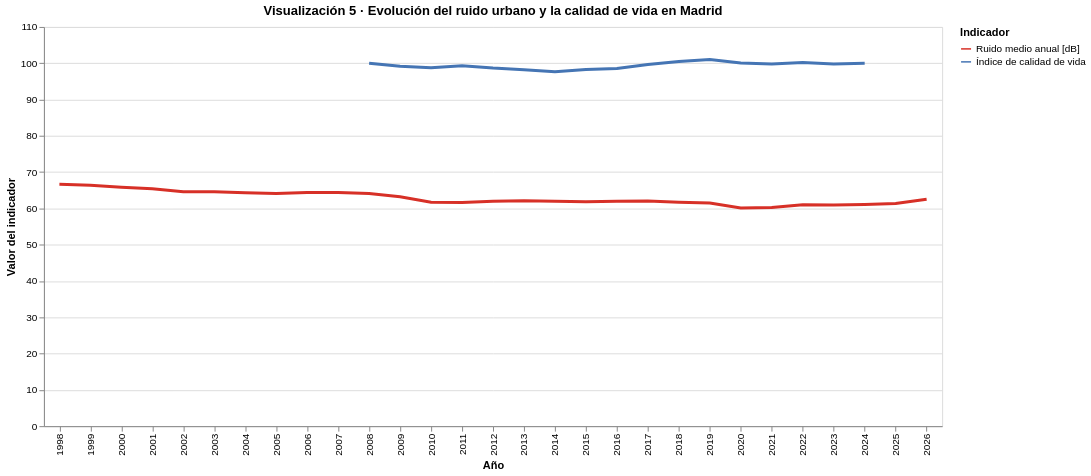

Source (notebook cell):
### Markdown cell above
🔴 Línea roja → Ruido medio anual [dB]
🔵 Línea azul → Índice de calidad de vida

* La Visualización 5 muestra de forma conjunta la evolución del ruido urbano y la percepción agregada de la calidad de vida. 
* La línea roja representa el nivel medio anual de ruido, mientras que la línea azul corresponde al índice de calidad de vida.
* La comparación temporal permite contextualizar el ruido como un factor ambiental que influye indirectamente en la experiencia urbana y el bienestar percibido.

### Code cell
# =========================================================
# VISUALIZACIÓN 5 · RUIDO y CALIDAD DE VIDA (ALTO NIVEL)
# =========================================================

# ---------------------------------------------------------
# 1. RUIDO MEDIO ANUAL (Madrid)
# ---------------------------------------------------------
df_ruido_anual = (
    df_02_cont_acustic
    .dropna(subset=["laeq"])
    .groupby("year", as_index=False)
    .agg(
        ruido_medio=("laeq", "mean")
    )
)

df_ruido_anual["Indicador"] = "Ruido medio anual [dB]"
df_ruido_anual = df_ruido_anual.rename(columns={"ruido_medio": "valor"})

# ---------------------------------------------------------
# 2. CALIDAD DE VIDA (Madrid / Total Nacional)
# ---------------------------------------------------------
df_calidad_vida = (
    df_07_Q_vida
    .query("CCAA == 'Total Nacional'")   # usar 'Madrid' si existe
    .drop(columns=["CCAA"])
    .melt(var_name="year", value_name="valor")
)

df_calidad_vida["year"] = df_calidad_vida["year"].astype(int)
df_calidad_vida["Indicador"] = "Índice de calidad de vida"

# ---------------------------------------------------------
# 3. DATASET COMBINADO (FORMATO LARGO)
# ---------------------------------------------------------
df_ruido_calidad_long = pd.concat(
    [df_ruido_anual[["year", "valor", "Indicador"]],
     df_calidad_vida[["year", "valor", "Indicador"]]],
    ignore_index=True
)

# ---------------------------------------------------------
# 4. VISUALIZACIÓN FINAL CON LEYENDA + INTERACTIVIDAD
# ---------------------------------------------------------
visualizacion_5 = (
    alt.Chart(df_ruido_calidad_long)
    .mark_line(strokeWidth=3)
    .encode(
        x=alt.X("year:O", title="Año"),
        y=alt.Y("valor:Q", title="Valor del indicador"),
        color=alt.Color(
            "Indicador:N",
            title="Indicador",
            scale=alt.Scale(
                domain=[
                    "Ruido medio anual [dB]",
                    "Índice de calidad de vida"
                ],
                range=["#d73027", "#4575b4"]  # rojo / azul
            )
        ),
        tooltip=[
            alt.Tooltip("year:O", title="Año"),
            alt.Tooltip("Indicador:N", title="Indicador"),
            alt.Tooltip("valor:Q", title="Valor", format=".2f")
        ]
    )
    .interactive()   # ✅ INTERACTIVIDAD AÑADIDA
    .properties(
        width=900,
        height=400,
        title="Visualización 5 · Evolución del ruido urbano y la calidad de vida en Madrid"
    )
)

visualizacion_5

### Figure 1 — Vega-Lite specification as saved in the notebook (floating-point values rounded to 4 significant figures)
{"$schema": "https://vega.github.io/schema/vega-lite/v5.20.1.json", "config": {"view": {"continuousHeight": 300, "continuousWidth": 300}}, "data": {"name": "data-af93715c3c05abfce5b99e0d4894315c"}, "datasets": {"data-af93715c3c05abfce5b99e0d4894315c": [{"Indicador": "Ruido medio anual [dB]", "valor": 66.65, "year": 1998}, {"Indicador": "Ruido medio anual [dB]", "valor": 66.4, "year": 1999}, {"Indicador": "Ruido medio anual [dB]", "valor": 65.83, "year": 2000}, {"Indicador": "Ruido medio anual [dB]", "valor": 65.41, "year": 2001}, {"Indicador": "Ruido medio anual [dB]", "valor": 64.6, "year": 2002}, {"Indicador": "Ruido medio anual [dB]", "valor": 64.57, "year": 2003}, {"Indicador": "Ruido medio anual [dB]", "valor": 64.3, "year": 2004}, {"Indicador": "Ruido medio anual [dB]", "valor": 64.12, "year": 2005}, {"Indicador": "Ruido medio anual [dB]", "valor": 64.4, "year": 2006}, {"Indicador": "Ruido medio anual [dB]", "valor": 64.37, "year": 2007}, {"Indicador": "Ruido medio anual [dB]", "valor": 64.09, "year": 2008}, {"Indicador": "Ruido medio anual [dB]", "valor": 63.23, "year": 2009}, {"Indicador": "Ruido medio anual [dB]", "valor": 61.7, "year": 2010}, {"Indicador": "Ruido medio anual [dB]", "valor": 61.64, "year": 2011}, {"Indicador": "Ruido medio anual [dB]", "valor": 61.98, "year": 2012}, {"Indicador": "Ruido medio anual [dB]", "valor": 62.1, "year": 2013}, {"Indicador": "Ruido medio anual [dB]", "valor": 61.98, "year": 2014}, {"Indicador": "Ruido medio anual [dB]", "valor": 61.84, "year": 2015}, {"Indicador": "Ruido medio anual [dB]", "valor": 61.98, "year": 2016}, {"Indicador": "Ruido medio anual [dB]", "valor": 62.07, "year": 2017}, {"Indicador": "Ruido medio anual [dB]", "valor": 61.73, "year": 2018}, {"Indicador": "Ruido medio anual [dB]", "valor": 61.49, "year": 2019}, {"Indicador": "Ruido medio anual [dB]", "valor": 60.1, "year": 2020}, {"Indicador": "Ruido medio anual [dB]", "valor": 60.27, "year": 2021}, {"Indicador": "Ruido medio anual [dB]", "valor": 61.03, "year": 2022}, {"Indicador": "Ruido medio anual [dB]", "valor": 60.95, "year": 2023}, {"Indicador": "Ruido medio anual [dB]", "valor": 61.09, "year": 2024}, {"Indicador": "Ruido medio anual [dB]", "valor": 61.38, "year": 2025}, {"Indicador": "Ruido medio anual [dB]", "valor": 62.53, "year": 2026}, {"Indicador": "Índice de calidad de vida", "valor": 100, "year": 2008}, {"Indicador": "Índice de calidad de vida", "valor": 99.17, "year": 2009}, {"Indicador": "Índice de calidad de vida", "valor": 98.76, "year": 2010}, {"Indicador": "Índice de calidad de vida", "valor": 99.3, "year": 2011}, {"Indicador": "Índice de calidad de vida", "valor": 98.66, "year": 2012}, {"Indicador": "Índice de calidad de vida", "valor": 98.23, "year": 2013}, {"Indicador": "Índice de calidad de vida", "valor": 97.67, "year": 2014}, {"Indicador": "Índice de calidad de vida", "valor": 98.26, "year": 2015}, {"Indicador": "Índice de calidad de vida", "valor": 98.55, "year": 2016}, {"Indicador": "Índice de calidad de vida", "valor": 99.67, "year": 2017}, {"Indicador": "Índice de calidad de vida", "valor": 100.4, "year": 2018}, {"Indicador": "Índice de calidad de vida", "valor": 101.0, "year": 2019}, {"Indicador": "Índice de calidad de vida", "valor": 100.1, "year": 2020}, {"Indicador": "Índice de calidad de vida", "valor": 99.82, "year": 2021}, {"Indicador": "Índice de calidad de vida", "valor": 100.2, "year": 2022}, {"Indicador": "Índice de calidad de vida", "valor": 99.76, "year": 2023}, {"Indicador": "Índice de calidad de vida", "valor": 99.98, "year": 2024}]}, "encoding": {"color": {"field": "Indicador", "scale": {"domain": ["Ruido medio anual [dB]", "Índice de calidad de vida"], "range": ["#d73027", "#4575b4"]}, "title": "Indicador", "type": "nominal"}, "tooltip": [{"field": "year", "title": "Año", "type": "ordinal"}, {"field": "Indicador", "title": "Indicador", "type": "nominal"}, {"field": "valor", "format": ".2f", "title": "Valor", "type": "quantitative"}], "x": {"field": "year", "title": "Año", "type": "ordinal"}, "y": {"field": "valor", "title": "Valor del indicador", "type": "quantitative"}}, "height": 400, "mark": {"strokeWidth": 3, "type": "line"}, "params": [{"bind": "scales", "name": "param_6", "select": {"encodings": ["x", "y"], "type": "interval"}}], "title": "Visualización 5 · Evolución del ruido urbano y la calidad de vida en Madrid", "width": 900}
